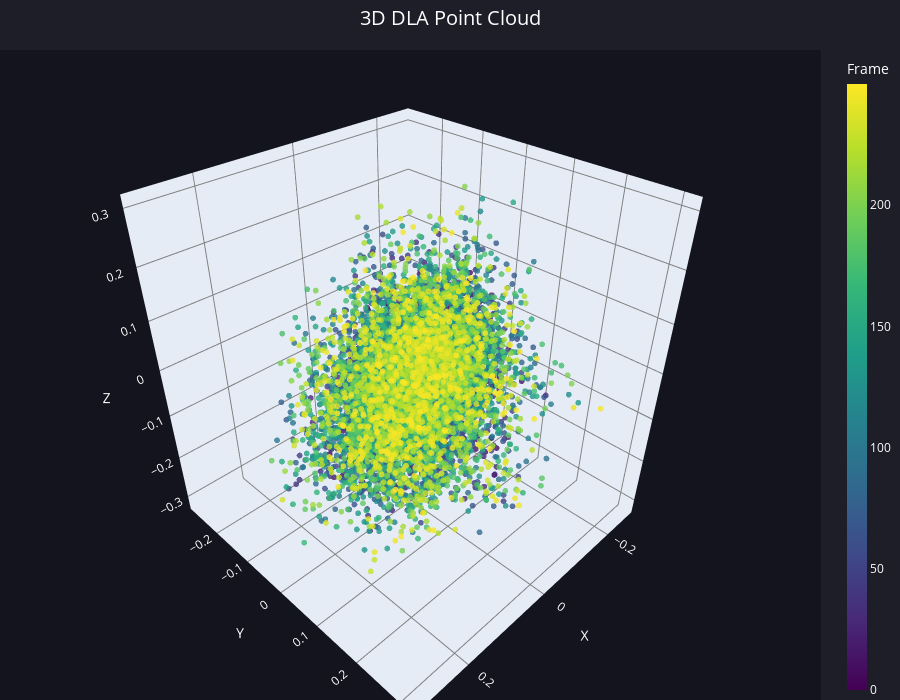

This figure's notebook cell:
### Code cell
# Create visualization
fig = visualize_dla_3d(
    dla_data['positions'],
    dla_data['timepoints'],
    title="3D DLA Point Cloud",
    colorscale='Viridis',
    point_size=2
)
fig.show()

### Figure 1 — Plotly figure (JSON) as saved in the notebook; plotly's stock layout.template omitted (floating-point values rounded to 4 significant figures; data arrays with more than 128 entries replaced by an {"elided": "..."} marker saying what was removed)
{"data": [{"hovertemplate": "<b>Position</b><br>X: %{x:.3f}<br>Y: %{y:.3f}<br>Z: %{z:.3f}<br>Frame: %{marker.color:.0f}<br><extra></extra>", "marker": {"color": {"elided": "10000 float values"}, "colorbar": {"thickness": 20, "title": {"text": "Frame"}}, "colorscale": [[0, "#440154"], [0.1111, "#482878"], [0.2222, "#3e4989"], [0.3333, "#31688e"], [0.4444, "#26828e"], [0.5556, "#1f9e89"], [0.6667, "#35b779"], [0.7778, "#6ece58"], [0.8889, "#b5de2b"], [1, "#fde725"]], "opacity": 0.8, "size": 2}, "mode": "markers", "type": "scatter3d", "x": {"elided": "10000 float values"}, "y": {"elided": "10000 float values"}, "z": {"elided": "10000 float values"}}], "layout": {"font": {"color": "white"}, "height": 700, "margin": {"b": 0, "l": 0, "r": 0, "t": 50}, "paper_bgcolor": "rgb(30, 30, 40)", "scene": {"aspectmode": "data", "bgcolor": "rgb(20, 20, 30)", "xaxis": {"gridcolor": "gray", "title": {"text": "X"}, "zerolinecolor": "gray"}, "yaxis": {"gridcolor": "gray", "title": {"text": "Y"}, "zerolinecolor": "gray"}, "zaxis": {"gridcolor": "gray", "title": {"text": "Z"}, "zerolinecolor": "gray"}}, "title": {"font": {"size": 20}, "text": "3D DLA Point Cloud", "x": 0.5}, "width": 900}}
